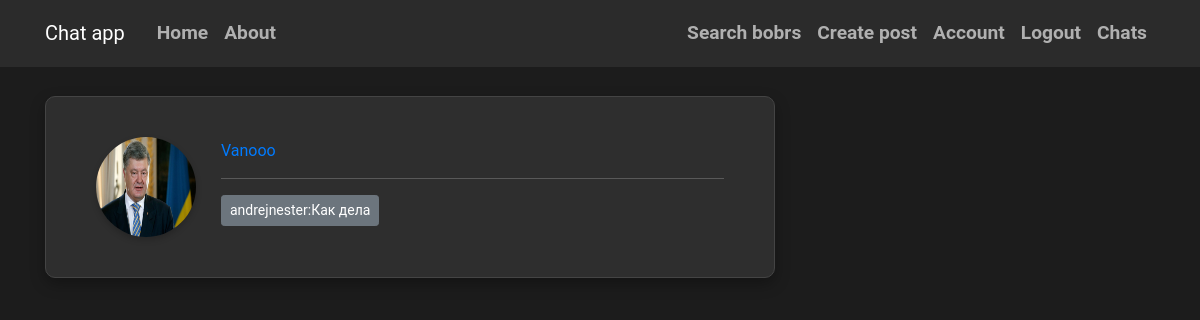
/chats/andrejnester (signed in), run on an earlier commit of the app's database.
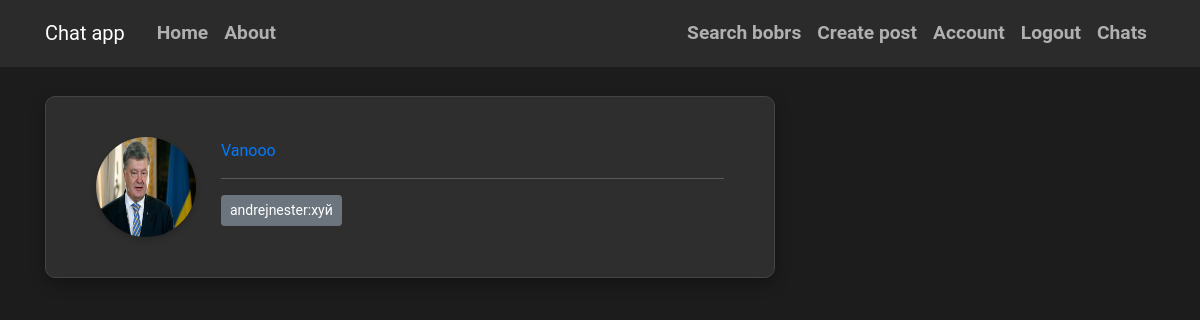
And on a later commit of the database.
### flaskblog/models.py (models this page shows, shortened)
class Message(db.Model):
    id = db.Column(db.Integer, primary_key=True)
    body = db.Column(db.Text, nullable=False)
    timestamp = db.Column(db.DateTime, index=True, default=datetime.utcnow)
    sender_id = db.Column(db.Integer, db.ForeignKey('user.id'))
    recipient_id = db.Column(db.Integer, db.ForeignKey('user.id'))
    is_read=db.Column(db.Boolean,default=False)
    sender = db.relationship('User', foreign_keys=[sender_id], back_populates='sent_messages')
    recipient = db.relationship('User', foreign_keys=[recipient_id], back_populates='received_messages')

### flaskblog/routes.py (the view)
@app.route("/chats/<username>")
@login_required
def chats(username):
    contacts = db.session.query(Message.sender_id, Message.recipient_id).filter(
        or_(
            Message.sender_id == current_user.id,
            Message.recipient_id == current_user.id
        )
    ).all()
    user_ids=set()
    for sender_id,recipient_id in contacts:
        if sender_id!=current_user.id:
            user_ids.add(sender_id)
        if recipient_id!=current_user.id:
            user_ids.add(recipient_id)
    users = User.query.filter(User.id.in_(user_ids)).all()
    for user in users:
        room = get_room_name(current_user.username,user.username)
        messages = Message.query.filter(
            or_(
                and_(Message.sender_id == current_user.id, Message.recipient_id == user.id),
                and_(Message.sender_id == user.id, Message.recipient_id == current_user.id)
            )
        ).order_by(Message.timestamp.asc()).all()
        messages_data=[]
        for message in messages:
            sender = User.query.get(message.sender_id)
            sender_username = sender.username if sender else "Unknown"
            messages_data.append({
                'id': message.id,
                'sender': sender.username,
                'body': message.body,
                'timestamp': message.timestamp.strftime('%Y-%m-%d %H:%M:%S')
            })
        last_dict=messages_data[-1]
        last_message=last_dict['body']
        timing_last_messages=last_dict['timestamp']
        last_sender=last_dict['sender']
    return render_template('chats.html',users=users,room=room,last_message=last_message,
                           timing_last_messages=timing_last_messages,last_sender=last_sender)

### flaskblog/models.py (called while the page is built)
@login_manager.user_loader
def load_user(user_id):
    return User.query.get(int(user_id))

### flaskblog/routes.py (called while the page is built)
def get_room_name(user1,user2):
    return f"{min(user1,user2)}_{max(user1,user2)}"

### flaskblog/templates/chats.html
{% extends "base.html" %}
{% block content %}
{% for user in users %}
    <article class="media content-section">
        <img class="rounded-circle article-img" src="{{ url_for('static', filename='pictures/' + user.image_file) }}" alt="">
        <div class="media-body">
            <div class="article-metadata">
                <a class="mr-2" href="{{ url_for('user_info', username=user.username) }}">{{ user.username }}</a>
            </div>
            <a class="btn btn-secondary btn-sm mt-1 mb-1" href="{{ url_for('chat',recipient_username=user.username) }}">{{ last_sender }}:{{ last_message }}</a>
        </div>
    </article>
{% endfor %}
{% endblock %}

What changed in the data, as far as the page shows it:
no longer on this page (row unchanged): Message: body "Как дела"
added Message: body "хуй"
